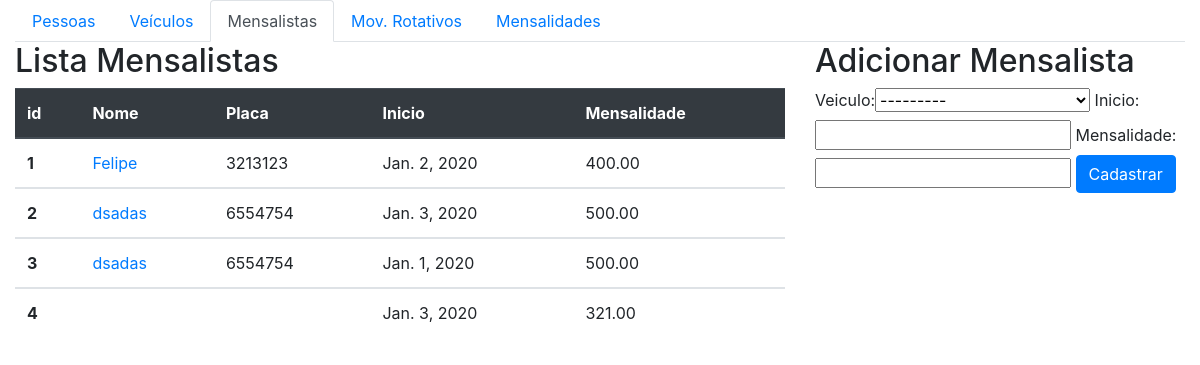
The app's page /core/mensalistas/, older data.
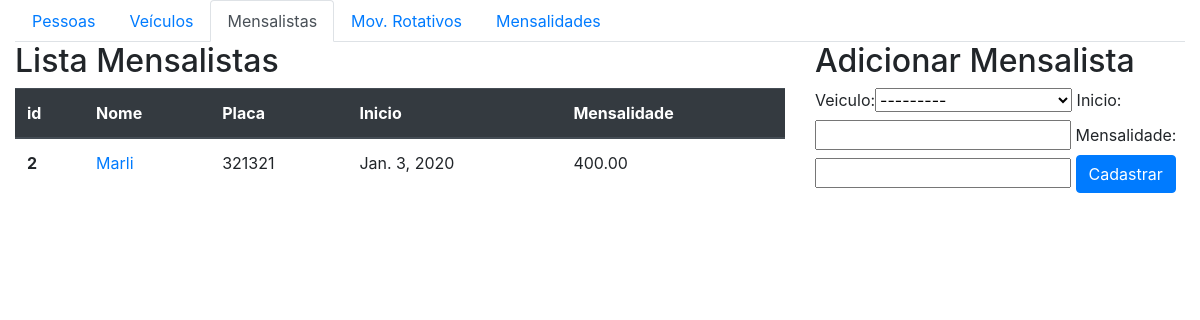
The same page, newer data.
### core/models.py (models this page shows, shortened)
class mensalista(models.Model):
    veiculo= models.ForeignKey(veiculo, on_delete=models.SET_NULL, null=True)
    inicio = models.DateField()
    mensalidade = models.DecimalField(max_digits=7, decimal_places=2)

class veiculo(models.Model):
    marca = models.ForeignKey(marca, on_delete=models.SET_NULL, null=True)
    dono = models.ForeignKey(pessoa, on_delete=models.SET_NULL, null=True)
    placa = models.CharField(max_length=7, null=True)
    modelo = models.CharField(max_length=30, null=True)
    cor = models.CharField(max_length=20, null=True)
    observacoes = models.TextField()
    def __str__(self):
        return self.modelo + " - " + self.placa + " - " + str(self.dono)

class pessoa(models.Model):
    nome = models.CharField(max_length=100)
    end = models.CharField(max_length=200)
    telefone = models.CharField(max_length=200)
    def __str__(self):
        return self.nome

### core/views.py (the view)
def lista_mensalistas(request):
    mensalistas = mensalista.objects.all()
    form = MensalistaForm()
    data = {'mensalistas': mensalistas, 'form': form}
    return render(request, 'core/lista_mensalistas.html', data)

### core/forms.py
class MensalistaForm(ModelForm):
    class Meta:
        model = mensalista
        fields = '__all__'

### core/templates/core/lista_mensalistas.html (shortened to what this page needs)
<!DOCTYPE html>
{% extends 'base.html' %}
{% block main %}
{% load bootstrap %}
<html lang="en">
<head>
</head>
<body>
<ul class="nav nav-tabs">
  <li class="nav-item">
    <a class="nav-link" href="{% url 'core_lista_pessoas' %}">Pessoas</a>
  </li>
  <li class="nav-item">
    <a class="nav-link" href="{% url 'core_lista_veiculos' %}">Veículos</a>
  </li>
  <li class="nav-item">
    <a class="nav-link active" href="{% url 'core_lista_mensalistas' %}">Mensalistas</a>
  </li>
  <li class="nav-item">
    <a class="nav-link" href="{% url 'core_lista_movrot' %}">Mov. Rotativos</a>
  </li>
  <li class="nav-item">
    <a class="nav-link" href="{% url 'core_lista_movmen' %}">Mensalidades</a>
  </li>
</ul>
<div class="row">
    <div class="col-sm-8">
        <h2>Lista Mensalistas</h2>
        <table class="table">
          <thead class="thead-dark">
            <tr>
              <th scope="col">id</th>
              <th scope="col">Nome</th>
              <th scope="col">Placa</th>
              <th scope="col">Inicio</th>
              <th scope="col">Mensalidade</th>
            </tr>
          </thead>
          {% for mensalista in mensalistas%}
          <tbody>
            <tr>
              <th scope="row">{{mensalista.id}}</th>
              <td><a href="{% url 'core_mensalista_update' mensalista.id%}">{{mensalista.veiculo.dono}}</a></td>
              <td>{{mensalista.veiculo.placa}}</td>
              <td>{{mensalista.inicio}}</td>
              <td>{{mensalista.mensalidade}}</td>
            </tr>
          </tbody>
          {% endfor %}
        </table>
    </div>
    <div class="col-sm-4">
        <h2>Adicionar Mensalista</h2>
        <form action="{% url 'core_mensalista_novo'%} " method="POST">
            {{ form|bootstrap }}
            <button class="btn btn-primary type="submit"> Cadastrar </button>
        </form>
    </div>
</div>
{% endblock %}

Row changes from the older to the newer data that the page shows:
removed mensalista: id "1", veiculo.dono "Felipe", veiculo.placa "3213123", inicio "Jan. 2, 2020", mensalidade "400.00"
removed mensalista: id "3", veiculo.dono "dsadas", veiculo.placa "6554754", inicio "Jan. 1, 2020", mensalidade "500.00"
removed mensalista: id "4", inicio "Jan. 3, 2020", mensalidade "321.00"
changed mensalista id 2: veiculo.dono "dsadas" → "Marli"; veiculo.placa "6554754" → "321321"; mensalidade "500.00" → "400.00"
